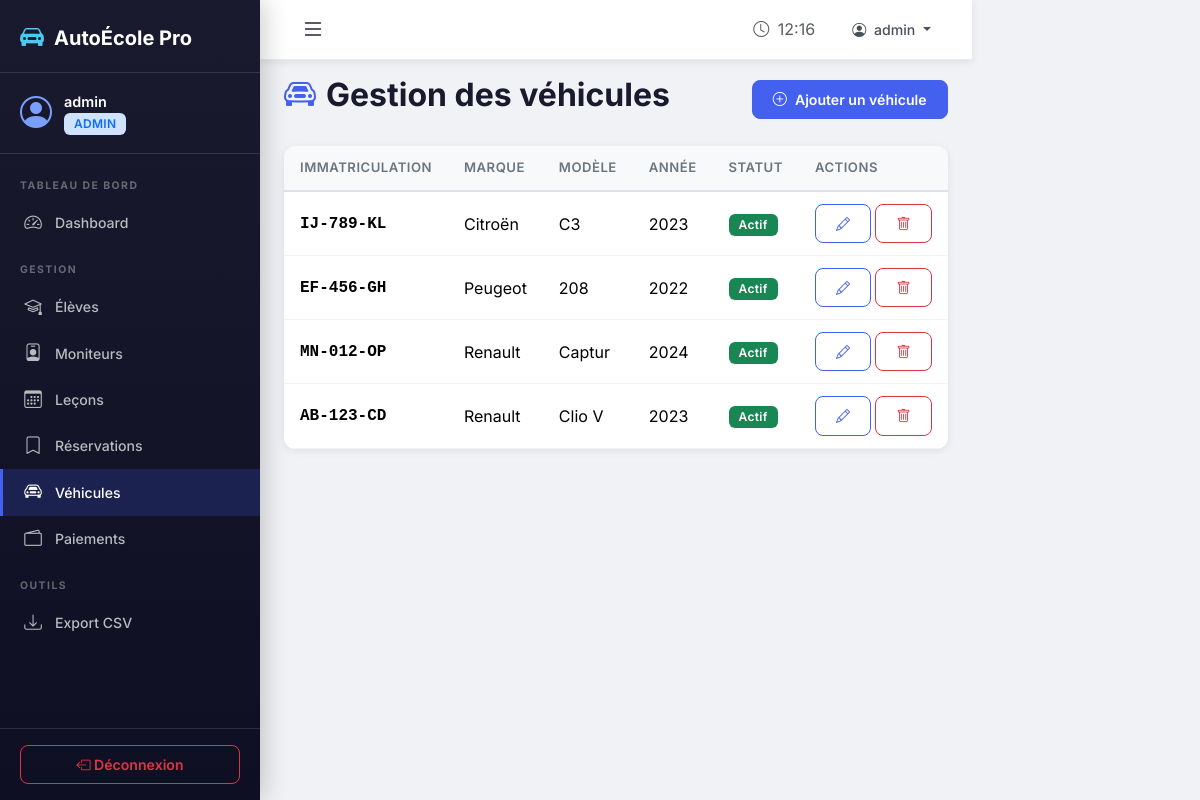
The app's page /gestion/vehicules/ (signed in) with its own data.
### ecole/models.py (models this page shows, shortened)
class Vehicle(models.Model):
    immatriculation = models.CharField(max_length=20, unique=True)
    marque = models.CharField(max_length=50)
    modele = models.CharField(max_length=50, verbose_name="Modèle")
    annee = models.IntegerField(verbose_name="Année")
    actif = models.BooleanField(default=True)
    class Meta:
        verbose_name = "Véhicule"
        verbose_name_plural = "Véhicules"
        ordering = ['marque', 'modele']

### ecole/views.py (the view)
# urls.py: path('gestion/vehicules/', views.admin_vehicules, name='admin_vehicules'),
@login_required
@admin_required
def admin_vehicules(request):
    vehicules = Vehicle.objects.all()
    return render(request, 'admin_panel/vehicules.html', {'vehicules': vehicules})

### ecole/templates/admin_panel/vehicules.html (shortened to what this page needs)
{% extends 'base.html' %}
{% block content %}
<div class="page-header d-flex justify-content-between align-items-center flex-wrap">
    <h2><i class="bi bi-car-front"></i> Gestion des véhicules</h2>
    <a href="{% url 'admin_vehicule_creer' %}" class="btn btn-primary"><i class="bi bi-plus-circle me-2"></i>Ajouter un véhicule</a>
</div>
<div class="card">
    <div class="card-body p-0">
        {% if vehicules %}
        <div class="table-responsive">
            <table class="table mb-0">
                <thead>
                    <tr><th>Immatriculation</th><th>Marque</th><th>Modèle</th><th>Année</th><th>Statut</th><th>Actions</th></tr>
                </thead>
                <tbody>
                    {% for v in vehicules %}
                    <tr>
                        <td class="fw-bold font-monospace">{{ v.immatriculation }}</td>
                        <td>{{ v.marque }}</td>
                        <td>{{ v.modele }}</td>
                        <td>{{ v.annee }}</td>
                        <td>
                            {% if v.actif %}<span class="badge bg-success">Actif</span>
                            {% else %}<span class="badge bg-secondary">Inactif</span>{% endif %}
                        </td>
                        <td>
                            <a href="{% url 'admin_vehicule_modifier' v.id %}" class="btn btn-sm btn-outline-primary"><i class="bi bi-pencil"></i></a>
                            <a href="{% url 'admin_vehicule_supprimer' v.id %}" class="btn btn-sm btn-outline-danger"><i class="bi bi-trash"></i></a>
                        </td>
                    </tr>
                    {% endfor %}
                </tbody>
            </table>
        </div>
        {% else %}
        <div class="empty-state py-4">
            <i class="bi bi-car-front"></i>
            <h5>Aucun véhicule</h5>
            <a href="{% url 'admin_vehicule_creer' %}" class="btn btn-primary mt-2">Ajouter un véhicule</a>
        </div>
        {% endif %}
    </div>
</div>
{% endblock %}

### ecole/templates/base.html (shortened to what this page needs)
{% load static %}
<!DOCTYPE html>
<html lang="fr" data-bs-theme="light">
<head>
    <link href="https://cdn.jsdelivr.net/npm/bootstrap@5.3.2/dist/css/bootstrap.min.css" rel="stylesheet">
    <link href="https://cdn.jsdelivr.net/npm/bootstrap-icons@1.11.2/font/bootstrap-icons.css" rel="stylesheet">
    <link href="{% static 'css/style.css' %}" rel="stylesheet">
</head>
<body>
    {% if user.is_authenticated and request.resolver_match.url_name != 'index' %}
    <div class="d-flex" id="wrapper">
        <nav class="sidebar" id="sidebar">
            <div class="sidebar-header">
                <a href="{% url 'index' %}" class="sidebar-brand">
                    <i class="bi bi-car-front-fill"></i>
                    <span>AutoÉcole Pro</span>
                </a>
            </div>
            <div class="sidebar-user">
                <div class="user-avatar">
                    <i class="bi bi-person-circle"></i>
                </div>
                <div class="user-info">
                    <span class="user-name">{{ user.get_full_name|default:user.username }}</span>
                    <span class="user-role badge bg-primary-subtle text-primary">
                        {% if user.profile.role == 'eleve' %}Élève
                        {% elif user.profile.role == 'moniteur' %}Moniteur
                        {% else %}Admin{% endif %}
                    </span>
                </div>
            </div>
            <ul class="sidebar-nav">
                {% if user.profile.role == 'eleve' %}
                <li class="nav-section">NAVIGATION</li>
                <li><a href="{% url 'eleve_dashboard' %}" class="{% if request.resolver_match.url_name == 'eleve_dashboard' %}active{% endif %}"><i class="bi bi-speedometer2"></i> Tableau de bord</a></li>
                <li><a href="{% url 'eleve_lecons' %}" class="{% if request.resolver_match.url_name == 'eleve_lecons' %}active{% endif %}"><i class="bi bi-calendar-plus"></i> Leçons disponibles</a></li>
                <li><a href="{% url 'eleve_reservations' %}" class="{% if request.resolver_match.url_name == 'eleve_reservations' %}active{% endif %}"><i class="bi bi-bookmark-check"></i> Mes réservations</a></li>
                <li><a href="{% url 'eleve_historique' %}" class="{% if request.resolver_match.url_name == 'eleve_historique' %}active{% endif %}"><i class="bi bi-clock-history"></i> Historique</a></li>
                <li><a href="{% url 'eleve_paiements' %}" class="{% if request.resolver_match.url_name == 'eleve_paiements' %}active{% endif %}"><i class="bi bi-credit-card"></i> Paiements</a></li>
                <li class="nav-section">PRÉPARATION</li>
                <li><a href="{% url 'eleve_documents' %}" class="{% if 'documents' in request.resolver_match.url_name %}active{% endif %}"><i class="bi bi-file-earmark-person"></i> Mes documents</a></li>
                <li><a href="{% url 'eleve_cours' %}" class="{% if 'cours' in request.resolver_match.url_name %}active{% endif %}"><i class="bi bi-book"></i> Cours de code</a></li>
                <li><a href="{% url 'eleve_quiz' %}" class="{% if request.resolver_match.url_name == 'eleve_quiz' %}active{% endif %}"><i class="bi bi-question-circle"></i> Quiz Code</a></li>
                <li class="nav-section">COMPTE</li>
                <li><a href="{% url 'eleve_profil' %}" class="{% if request.resolver_match.url_name == 'eleve_profil' %}active{% endif %}"><i class="bi bi-person"></i> Mon profil</a></li>
                {% else %}
                <li class="nav-section">TABLEAU DE BORD</li>
                <li><a href="{% url 'admin_dashboard' %}" class="{% if request.resolver_match.url_name == 'admin_dashboard' %}active{% endif %}"><i class="bi bi-speedometer2"></i> Dashboard</a></li>
                <li class="nav-section">GESTION</li>
                <li><a href="{% url 'admin_eleves' %}" class="{% if 'eleve' in request.resolver_match.url_name %}active{% endif %}"><i class="bi bi-mortarboard"></i> Élèves</a></li>
                <li><a href="{% url 'admin_moniteurs' %}" class="{% if 'moniteur' in request.resolver_match.url_name %}active{% endif %}"><i class="bi bi-person-badge"></i> Moniteurs</a></li>
                <li><a href="{% url 'admin_lecons' %}" class="{% if 'lecon' in request.resolver_match.url_name %}active{% endif %}"><i class="bi bi-calendar3"></i> Leçons</a></li>
                <li><a href="{% url 'admin_reservations' %}" class="{% if 'reservation' in request.resolver_match.url_name %}active{% endif %}"><i class="bi bi-bookmark"></i> Réservations</a></li>
                <li><a href="{% url 'admin_vehicules' %}" class="{% if 'vehicule' in request.resolver_match.url_name %}active{% endif %}"><i class="bi bi-car-front"></i> Véhicules</a></li>
                <li><a href="{% url 'admin_paiements' %}" class="{% if 'paiement' in request.resolver_match.url_name %}active{% endif %}"><i class="bi bi-wallet2"></i> Paiements</a></li>
                <li class="nav-section">OUTILS</li>
                <li><a href="{% url 'admin_export_eleves_csv' %}"><i class="bi bi-download"></i> Export CSV</a></li>
                {% endif %}
            </ul>
            <div class="sidebar-footer">
                <a href="{% url 'deconnexion' %}" class="btn btn-outline-danger btn-sm w-100">
                    <i class="bi bi-box-arrow-left"></i> Déconnexion
                </a>
            </div>
        </nav>
        <div class="main-content" id="main-content">
            <nav class="topbar">
                <button class="btn btn-link sidebar-toggle" id="sidebarToggle">
                    <i class="bi bi-list fs-4"></i>
                </button>
                <div class="topbar-right">
                    <span class="text-muted me-3">
                        <i class="bi bi-clock me-1"></i>
                        <span id="current-time"></span>
                    </span>
                    <div class="dropdown">
                        <button class="btn btn-link dropdown-toggle" data-bs-toggle="dropdown">
                            <i class="bi bi-person-circle me-1"></i>
                            {{ user.get_full_name|default:user.username }}
                        </button>
                    </div>
                </div>
            </nav>
            <div class="container-fluid px-4 py-3">
                {% block content %}{% endblock %}
            </div>
        </div>
    </div>
    {% endif %}
</body>
</html>

### static/css/style.css (style rules this page uses)
:root { --primary: #4361ee; --primary-dark: #3a0ca3; --primary-light: #7b9fff; --secondary: #f72585; --accent: #4cc9f0; --success: #06d6a0; --warning: #ffd166; --danger: #ef476f; --dark: #1a1a2e; --darker: #0f0f23; --sidebar-width: 260px; --topbar-height: 60px; --glass-bg: rgba(255, 255, 255, 0.08); --glass-border: rgba(255, 255, 255, 0.12); --shadow-sm: 0 2px 8px rgba(0, 0, 0, 0.08); --shadow-md: 0 4px 20px rgba(0, 0, 0, 0.12); --shadow-lg: 0 8px 40px rgba(0, 0, 0, 0.16); --radius: 12px; --radius-sm: 8px; --transition: all 0.3s cubic-bezier(0.4, 0, 0.2, 1); }
* { box-sizing: border-box; }
body { font-family: 'Inter', -apple-system, sans-serif; background: #f0f2f5; color: #2d3436; min-height: 100vh; overflow-x: hidden; }
.sidebar { width: var(--sidebar-width); min-height: 100vh; background: linear-gradient(180deg, var(--dark) 0%, var(--darker) 100%); position: fixed; top: 0; left: 0; z-index: 1000; transition: var(--transition); display: flex; flex-direction: column; box-shadow: 4px 0 24px rgba(0, 0, 0, 0.2); }
.sidebar-header { padding: 20px 20px 16px; border-bottom: 1px solid var(--glass-border); }
.sidebar-brand { color: white; text-decoration: none; font-size: 1.25rem; font-weight: 700; display: flex; align-items: center; gap: 10px; }
.sidebar-brand i { font-size: 1.5rem; color: var(--accent); }
.sidebar-user { padding: 16px 20px; display: flex; align-items: center; gap: 12px; border-bottom: 1px solid var(--glass-border); }
.user-avatar i { font-size: 2rem; color: var(--primary-light); }
.user-info { display: flex; flex-direction: column; }
.user-name { color: white; font-weight: 600; font-size: 0.9rem; }
.user-role { font-size: 0.7rem; text-transform: uppercase; letter-spacing: 0.5px; }
.sidebar-nav { list-style: none; padding: 8px 0; margin: 0; flex-grow: 1; overflow-y: auto; }
.sidebar-nav .nav-section { color: rgba(255, 255, 255, 0.35); font-size: 0.65rem; font-weight: 700; letter-spacing: 1.5px; text-transform: uppercase; padding: 16px 20px 6px; }
.sidebar-nav a { display: flex; align-items: center; gap: 12px; padding: 10px 20px; color: rgba(255, 255, 255, 0.7); text-decoration: none; font-size: 0.88rem; font-weight: 500; transition: var(--transition); border-left: 3px solid transparent; }
.sidebar-nav a.active { color: white; background: rgba(67, 97, 238, 0.2); border-left-color: var(--primary); }
.sidebar-nav a i { font-size: 1.1rem; width: 20px; text-align: center; }
.sidebar-footer { padding: 16px 20px; border-top: 1px solid var(--glass-border); }
.main-content { margin-left: var(--sidebar-width); min-height: 100vh; transition: var(--transition); background: #f0f2f5; }
.topbar { height: var(--topbar-height); background: white; border-bottom: 1px solid #e9ecef; display: flex; align-items: center; justify-content: space-between; padding: 0 20px; position: sticky; top: 0; z-index: 999; box-shadow: var(--shadow-sm); }
.sidebar-toggle { color: var(--dark); text-decoration: none; }
.topbar-right { display: flex; align-items: center; }
.topbar-right .btn-link { color: #495057; text-decoration: none; font-weight: 500; }
.card { border: none; border-radius: var(--radius); box-shadow: var(--shadow-sm); transition: var(--transition); overflow: hidden; }
.table { border-collapse: separate; border-spacing: 0; }
.table thead th { background: #f8f9fa; border-bottom: 2px solid #dee2e6; font-weight: 600; font-size: 0.82rem; text-transform: uppercase; letter-spacing: 0.5px; color: #6c757d; padding: 12px 16px; }
.table tbody td { padding: 12px 16px; vertical-align: middle; border-bottom: 1px solid #f1f3f4; }
.table tbody tr { transition: background 0.2s; }
.badge { font-weight: 600; letter-spacing: 0.3px; padding: 5px 10px; border-radius: 6px; font-size: 0.75rem; }
.btn { border-radius: var(--radius-sm); font-weight: 600; font-size: 0.88rem; padding: 8px 20px; transition: var(--transition); }
.btn-primary { background: var(--primary); border-color: var(--primary); }
.btn-outline-primary { color: var(--primary); border-color: var(--primary); }
.page-header { margin-bottom: 24px; }
.page-header h2 { font-weight: 700; color: var(--dark); display: flex; align-items: center; gap: 10px; }
.page-header h2 i { color: var(--primary); }

### records on screen
Vehicle: immatriculation "IJ-789-KL", marque "Citroën", modele "C3", annee "2023", actif "Actif"
Vehicle: immatriculation "EF-456-GH", marque "Peugeot", modele "208", annee "2022", actif "Actif"
Vehicle: immatriculation "MN-012-OP", marque "Renault", modele "Captur", annee "2024", actif "Actif"
Vehicle: immatriculation "AB-123-CD", marque "Renault", modele "Clio V", annee "2023", actif "Actif"

### other values on screen
{{ user.get_full_name|default:user.username }} "admin"
